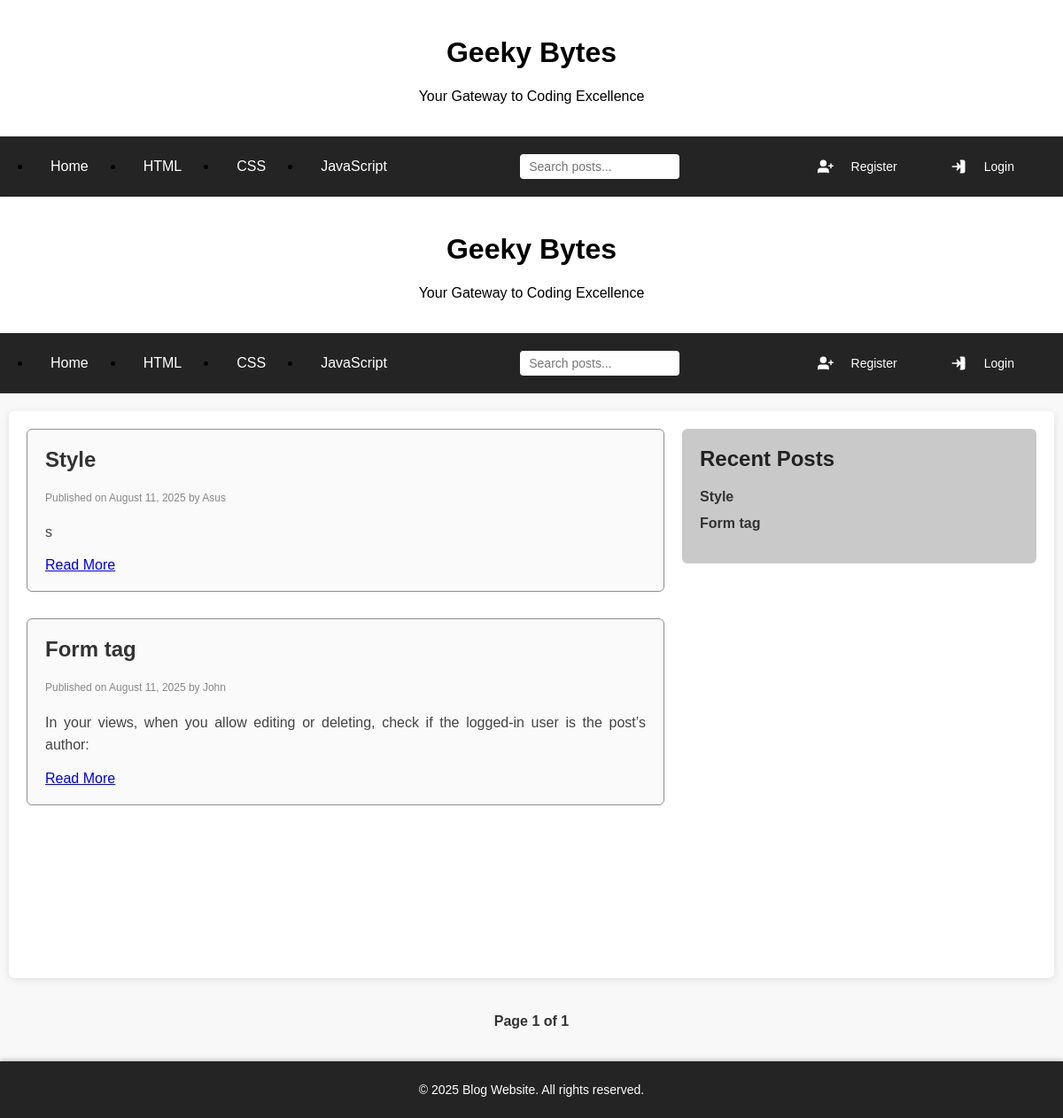
The app's page /, older data.
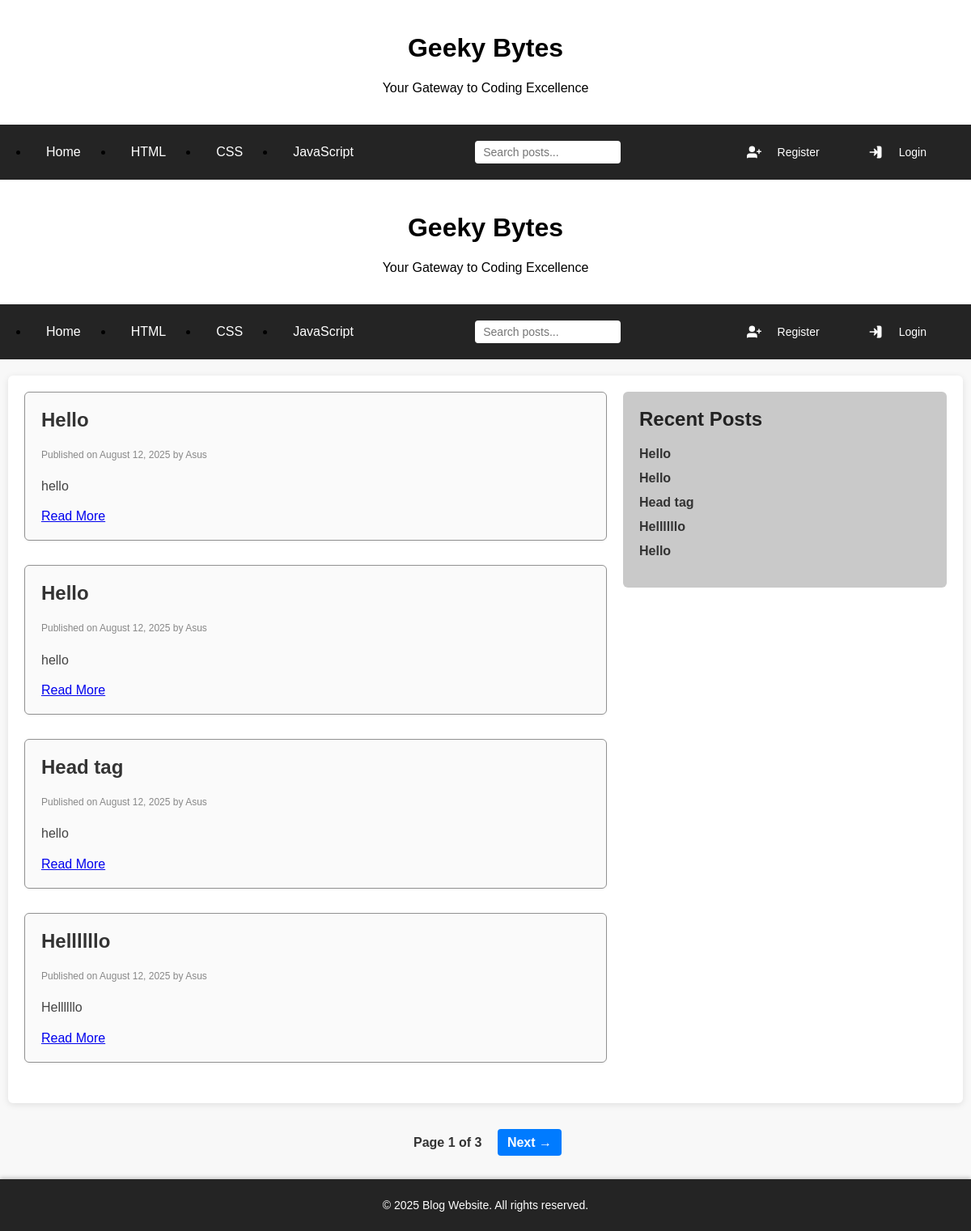
The same page, newer data.
### app/models.py (models this page shows, shortened)
class Category(models.Model):
    category_title=models.CharField(max_length=100)
    created_at=models.DateTimeField(auto_now_add=True)
    updated_at=models.DateTimeField(auto_now=True)
    slug = models.SlugField(unique=True, blank=True)
    def __str__(self):
        return self.category_title

class Blog(models.Model):
    STATUS_CHOICES = [
        ('draft', 'Draft'),
        ('published', 'Published'),
    ]
    category=models.ForeignKey(Category,on_delete=models.CASCADE)
    author=models.ForeignKey(User,on_delete=models.CASCADE)
    slug=models.SlugField(unique=True, blank=True)
    blog_title=models.CharField(max_length=100)
    blog_short_description=models.TextField(max_length=700)
    blog_description=models.TextField(max_length=2000)
    status = models.CharField(max_length=10, choices=STATUS_CHOICES, default='draft')
    created_at=models.DateTimeField(auto_now_add=True)
    updated_at=models.DateTimeField(auto_now=True)
    is_published=models.BooleanField(default=False)
    image=models.ImageField(upload_to='blog_images/',blank=True,null=True)

### app/views.py (the view)
# urls.py: path('',views.home,name='home'),
def home(request):
    category=Category.objects.all()
    blog=Blog.objects.filter(is_published=True).order_by('-created_at')
    page=Paginator(blog,4)
    page_number=request.GET.get('page')
    page_obj=page.get_page(page_number)
    recent_posts = Blog.objects.filter(is_published=True).order_by('-created_at')
    context={'category':category,'page_obj': page_obj,'blog': page_obj.object_list,'recent_posts': recent_posts}
    return render(request,'blog.html',context)

### template/blog.html (shortened to what this page needs)
{%extends 'includes/base.html' %}
{%block content%}
 <header>
    <h1>Geeky Bytes</h1>
    <p>Your Gateway to Coding Excellence</p>
  </header>
  <nav>
    <div class="nav-links">
      <li><a href="{%url 'home' %}">Home</a></li>
      {%if category%}
        {%for i in category%}
        <li><a href="#">{{i}}</a></li>
        {%endfor%}
        {%endif%}
    </div>
    <div class="search-container">
      <input type="search" placeholder="Search posts..." aria-label="Search posts" />
    </div>
    <div class="auth-icons">
  {% if user.is_authenticated %}
    <span style="color: #fff; font-weight: 600; margin-right: 10px;">
      Hello, {{ user.username|capfirst }}
    </span>
    <a href="{%url 'add_post' %}" style="color: #fff; font-weight: 600; padding: 6px 10px; background-color: #28a745; border-radius: 4px; text-decoration: none;">
    + Add Post
  </a>
    <form method="POST" action="{% url 'logout' %}" style="display: inline;">
      {% csrf_token %}
      <button type="submit" title="Logout" aria-label="Logout" style="background:none; border:none; color:#fff; cursor:pointer; display:flex; align-items:center; gap:5px; font-weight:600; font-size:14px; padding:6px 10px; border-radius:4px; transition:background-color 0.3s;">
        <svg xmlns="http://www.w3.org/2000/svg" viewBox="0 0 24 24" fill="none" stroke="currentColor"
          stroke-width="2" stroke-linecap="round" stroke-linejoin="round" class="feather feather-log-out" width="18" height="18">
          <path d="M9 21H5a2 2 0 0 1-2-2V5a2 2 0 0 1 2-2h4" />
          <polyline points="16 17 21 12 16 7" />
          <line x1="21" y1="12" x2="9" y2="12" />
        </svg>
        Logout
      </button>
    </form>
  {% else %}
    <button title="Register" aria-label="Register">
      <a href="{% url 'register' %}">Register</a>
    </button>
    <button title="Login" aria-label="Login">
      <a href="{% url 'login' %}">Login</a>
    </button>
  {% endif %}
</div>
  </nav>
  <div class="container">
    <main>
      {%if blog%}
      {%for i in blog%}
      <article>
        <h2>{{ i.blog_title|capfirst }}</h2>
        <p class="post-meta">
          Published on {{ i.created_at|date:"F d, Y" }} by {{ i.author.username|capfirst }}
        </p>
        <p class="content-preview">{{ i.blog_short_description }}</p>
        <a href="{%url 'blog_detail' i.slug%}" class="read-more">Read More</a>
      </article>
      {%endfor%}
      {%endif%}
    </main>
    <aside>
      <h2>Recent Posts</h2>
      <ul>
        {%if blog%}
        {%for i in recent_posts|slice:":5" %}
        <li><a href="{%url 'blog_detail' i.slug %}">{{i.blog_title|capfirst}}</a></li>
        {%endfor%}
        {%endif%}
      </ul>
    </aside>
  </div>
  <div style="text-align: center; margin-top: 40px;">
  <div class="pagination">
    <span style="margin: 0 10px;">Page {{ page_obj.number }} of {{ page_obj.paginator.num_pages }}</span>
    {% if page_obj.has_next %}
      <a href="?page={{ page_obj.next_page_number }}">Next →</a>
    {% endif %}
  </div>
</div>
{%endblock%}

### template/includes/base.html (shortened to what this page needs)
<!DOCTYPE html>
<html lang="en">
<head>
</head>
<body>
{% if request.resolver_match.url_name != 'add_post' and request.resolver_match.url_name != 'blog_detail' %}
  <header>
   <h1>Geeky Bytes</h1>
    <p>Your Gateway to Coding Excellence</p>
  </header>
  <nav>
    <div class="nav-links">
      <li><a href="{%url 'home' %}">Home</a></li>
      {%if category%}
        {%for i in category%}
        <li><a href="{%url 'category_detail' i.slug%}">{{i}}</a></li>
        {%endfor%}
        {%endif%}
    </div>
    <div class="search-container">
       <form method="GET" action="{% url 'search' %}">
    <input type="search" name="q" placeholder="Search posts..."aria-label="Search posts" value="{{ request.GET.q|default:'' }}"/>
  </form>
    </div>
    <div class="auth-icons">
  {% if user.is_authenticated %}
    <span style="color: #fff; font-weight: 600; margin-right: 10px;">
      Hello, {{ user.username|capfirst }}
    </span>
    <a href="{% url 'my-post' %}" style="color: #fff; font-weight: 600; padding: 6px 10px; background-color: #007bff; border-radius: 4px; text-decoration: none;">
  My Posts
</a>
    <a href="{%url 'add_post' %}" style="color: #fff; font-weight: 600; padding: 6px 10px; background-color: #28a745; border-radius: 4px; text-decoration: none;">
    + Add Post
  </a>
    <form method="POST" action="{% url 'logout' %}" style="display: inline;">
      {% csrf_token %}
      <button type="submit" title="Logout" aria-label="Logout" style="background:none; border:none; color:#fff; cursor:pointer; display:flex; align-items:center; gap:5px; font-weight:600; font-size:14px; padding:6px 10px; border-radius:4px; transition:background-color 0.3s;">
        <svg xmlns="http://www.w3.org/2000/svg" viewBox="0 0 24 24" fill="none" stroke="currentColor"
          stroke-width="2" stroke-linecap="round" stroke-linejoin="round" class="feather feather-log-out" width="18" height="18">
          <path d="M9 21H5a2 2 0 0 1-2-2V5a2 2 0 0 1 2-2h4" />
          <polyline points="16 17 21 12 16 7" />
          <line x1="21" y1="12" x2="9" y2="12" />
        </svg>
        Logout
      </button>
    </form>
  {% else %}
    <button title="Register" aria-label="Register">
      <a href="{% url 'register' %}">Register</a>
    </button>
    <button title="Login" aria-label="Login">
      <a href="{% url 'login' %}">Login</a>
    </button>
  {% endif %}
</div>
  </nav>
  {%endif%}
{%block content%}
{%endblock%}
 <footer>
    <p>© 2025  Blog Website. All rights reserved.</p>
  </footer>
</body>
</html>

Row changes from the older to the newer data that the page shows:
no longer on this page (row edited): Blog: blog_title "Style", created_at "August 11, 2025", author.username "Asus", blog_short_description "s"
no longer on this page (row edited): Blog: blog_title "Form tag", created_at "August 11, 2025", author.username "John", blog_short_description "In your views, when you allow editing or deleting, check if the logged-in user is the post’s author:"
added Blog: blog_title "Hello", created_at "August 12, 2025", author.username "Asus", blog_short_description "hello"
added Blog: blog_title "Hello", created_at "August 12, 2025", author.username "Asus", blog_short_description "hello"
added Blog: blog_title "Head tag", created_at "August 12, 2025", author.username "Asus", blog_short_description "hello"
added Blog: blog_title "Hellllllo", created_at "August 12, 2025", author.username "Asus", blog_short_description "Hellllllo"
added Blog: blog_title "Hello", shown under "Recent Posts"
Text that changed along with them:
{{ page_obj.paginator.num_pages }}: "1" → "3"
text now shown: "Next →"
